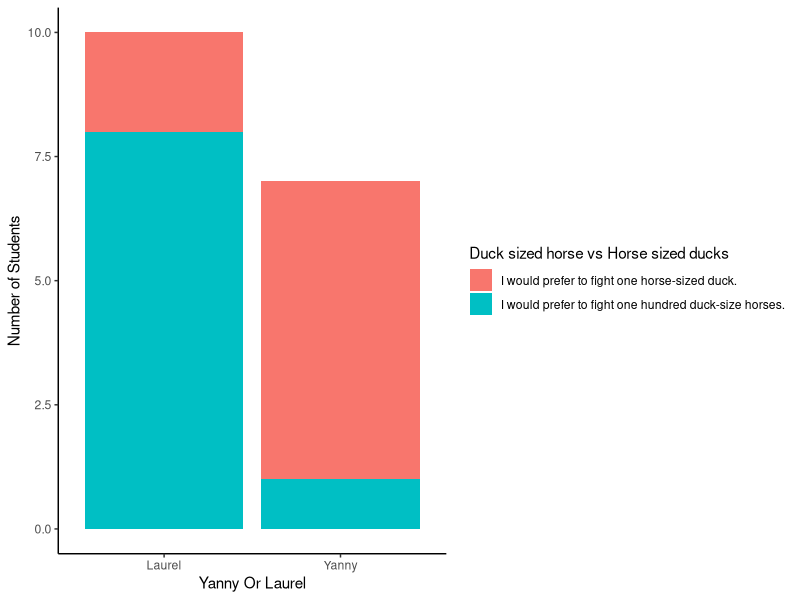

Reproduce this figure in R. (Note: this script raises an error after producing the figure.)
library(dplyr)
library(ggplot2)
library(readr)


# 1
happiness <- tribble(~Income, ~NotTooHappy, ~PrettyHappy, ~VeryHappy, "Above Average", 26, 233, 164, "Average", 117, 473, 293, "Below Average", 172, 383, 132)
View(happiness)


# 2 (Had to save locally, link was giving 404)
survey <- read_delim("../CSC-315_survey.csv",
                     escape_double = FALSE, trim_ws = TRUE, delim=",")
View(survey)


# 3
survey.3.x <- survey$YannyOrLaurel
survey.3.y <- survey$Fight
chart.3 <- ggplot() + geom_bar(aes(x = survey.3.x, fill = survey.3.y)) + 
  labs(x = "Yanny Or Laurel", y="Number of Students", fill = "Duck sized horse vs Horse sized ducks") + 
  theme_classic()
chart.3


# 4
t <- table(survey$Fight, survey$YannyOrLaurel)

# 4a
t.4a <- prop.table(t, margin = 2)
View(t.4a)
# ~86% Of Yanny chose horse-sized duck

# 4b
t.4b <- prop.table(t, margin = 1)
View(t.4b)
# 75% Of Horse-sized ducks were Yanny


# 5
t.hsGPA <- survey$hsGPA
t.collegeGPA <- survey$collegeGPA
t.5 <- ggplot()  + geom_point(aes(survey$hsGPA, survey$collegeGPA)) +
  theme_classic() + 
  labs(x = "High School GPA", y = "College GPA",
       title = "High School vs. College GPA") +
plot(t.5)

ggplot(data = NULL, aes(survey$hsGPA, survey$collegeGPA)) + 
  geom_point() +
  theme_classic() + 
  labs(x = "High School GPA", y = "College GPA",
       title = "High School vs. College GPA") +
  geom_smooth(method = "lm", color = "darkred")


# 6


# 7


# 8
View(mtcars)
